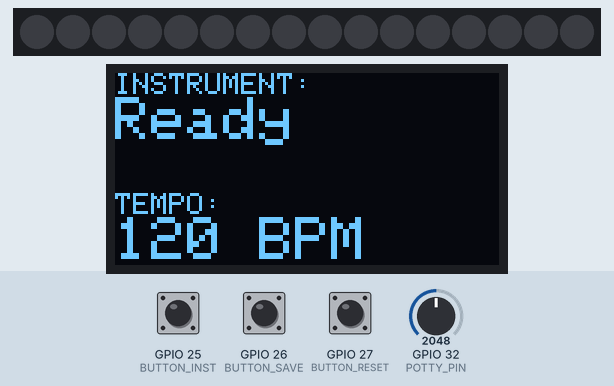
The sketch below on a simulated ESP32. Parts: 16 RGB LEDs in strip order, left to right, 128×64 one-colour display. The test bench sets the inputs (shaded band); at power-on: GPIO 32 (POTTY_PIN) = 2048, GPIO 25 (BUTTON_INST) HIGH, GPIO 26 (BUTTON_SAVE) HIGH, GPIO 27 (BUTTON_RESET) HIGH. WiFi joins after 1.5 s; servers stay silent unless stated; what the sketch prints to the serial monitor is not drawn.

Above: at 2.7 s.
2.8 s: GPIO 32 (POTTY_PIN) set to 2257
4.3 s: GPIO 32 (POTTY_PIN) set to 2330
At 4.7 s:
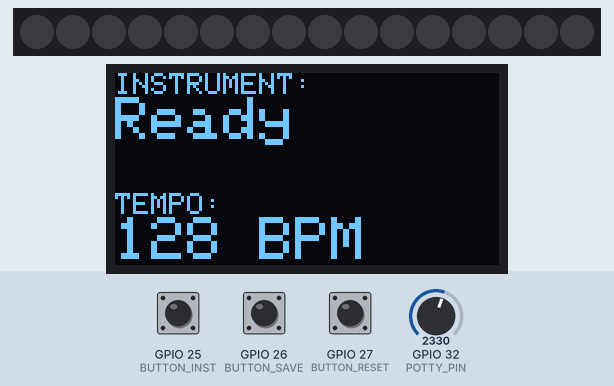
5.8 s: GPIO 32 (POTTY_PIN) set to 2047
At 7.0 s:
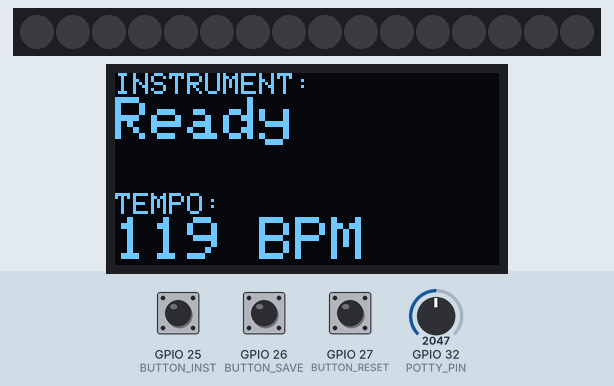
Timing chart, 0 to 8.8 s (numbered marks = the images above; inputs shaded):
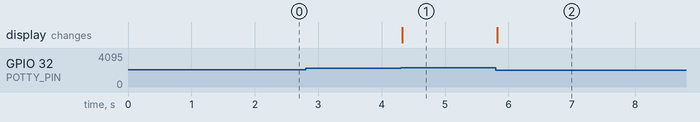

The sketch:

control.ino
```cpp
#include <WiFi.h>
#include <WebSocketsClient.h>
#include <ArduinoJson.h>
#include <Wire.h>
#include <Adafruit_GFX.h>
#include <Adafruit_SSD1306.h>
#include <Adafruit_NeoPixel.h>

// --- Hardware Pins ---
const int POTTY_PIN = 32;
const int BUTTON_INST = 25;
const int BUTTON_SAVE = 26;
const int BUTTON_RESET = 27;
const int NEOPIXEL_PIN = 12;
const int NUM_PIXELS = 16;

// --- Objects ---
#define SCREEN_WIDTH 128
#define SCREEN_HEIGHT 64
Adafruit_SSD1306 display(SCREEN_WIDTH, SCREEN_HEIGHT, &Wire, -1);
Adafruit_NeoPixel pixels(NUM_PIXELS, NEOPIXEL_PIN, NEO_GRB + NEO_KHZ800);
WebSocketsClient webSocket;

// --- State Variables ---
int lastPotValue = 0;
const int potThreshold = 256;
int lastInstState = HIGH;
int lastSaveState = HIGH;
int lastResetState = HIGH;
String currentInstrumentName = "Ready";
String currentInstrumentId = "kick";
int currentStep = -1;
bool isPlaying = false;
bool ledPattern[NUM_PIXELS] = { false };

uint32_t getInstrumentColor(const String& instrumentId) {
  if (instrumentId == "kick") return pixels.Color(255, 87, 51);
  if (instrumentId == "snare") return pixels.Color(51, 255, 87);
  if (instrumentId == "hiHat") return pixels.Color(51, 87, 255);
  if (instrumentId == "clap") return pixels.Color(255, 146, 51);
  if (instrumentId == "tom") return pixels.Color(255, 51, 243);
  return pixels.Color(0, 0, 0);
}

void renderLeds() {
  pixels.clear();

  uint32_t instrumentColor = getInstrumentColor(currentInstrumentId);
  for (int i = 0; i < NUM_PIXELS; i++) {
    if (ledPattern[i]) {
      pixels.setPixelColor(i, instrumentColor);
    }
  }

  if (isPlaying && currentStep >= 0 && currentStep < NUM_PIXELS) {
    pixels.setPixelColor(currentStep, pixels.Color(255, 255, 255));
  }

  pixels.show();
}

// --- WebSocket Inbound Handler ---
void webSocketEvent(WStype_t type, uint8_t * payload, size_t length) {
  if (type == WStype_TEXT) {
    StaticJsonDocument<512> doc;
    DeserializationError error = deserializeJson(doc, payload);
    if (error) return;

    String msgType = doc["type"];

    if (msgType == "led_state") {
      currentStep = doc["step"].as<int>();
      isPlaying = doc["playing"].as<bool>();
      currentInstrumentId = doc["instrumentId"].as<String>();

      JsonArray pattern = doc["pattern"].as<JsonArray>();
      for (int i = 0; i < NUM_PIXELS; i++) {
        ledPattern[i] = i < pattern.size() ? pattern[i].as<bool>() : false;
      }

      renderLeds();
      return;
    }

    // Update Display Name when Frontend switches instruments
    if (msgType == "display") {
      currentInstrumentName = doc["instrument"].as<String>();
      updateDisplay(lastPotValue);
    }
  }
}

// Helper to refresh OLED
void updateDisplay(int potVal) {
  int bpm = map(potVal, 0, 4095, 60, 180);
  display.clearDisplay();
  display.setTextColor(WHITE);
  display.setCursor(0, 0);

  display.setTextSize(1);
  display.println("INSTRUMENT:");
  display.setTextSize(2);
  display.println(currentInstrumentName);

  display.setCursor(0, 40);
  display.setTextSize(1);
  display.println("TEMPO:");
  display.setTextSize(2);
  display.print(bpm);
  display.println(" BPM");

  display.display();
}

void setup() {
  Serial.begin(115200);

  // 1. Initialize NeoPixels to Always White
  pixels.begin();
  pixels.setBrightness(30); // Keep brightness low for testing
  renderLeds();

  // 2. Initialize OLED
  if(!display.begin(SSD1306_SWITCHCAPVCC, 0x3C)) {
    Serial.println(F("OLED failed"));
  }
  // Rotate display 180 degrees
  display.setRotation(2);

  updateDisplay(analogRead(POTTY_PIN));

  // 3. Initialize Buttons
  pinMode(BUTTON_INST, INPUT_PULLUP);
  pinMode(BUTTON_SAVE, INPUT_PULLUP);
  pinMode(BUTTON_RESET, INPUT_PULLUP);

  // 4. Connectivity
  WiFi.begin("raspy");
  while (WiFi.status() != WL_CONNECTED) {
    delay(500);
    Serial.print(".");
  }

  webSocket.begin("10.42.0.1", 8080, "/");
  webSocket.onEvent(webSocketEvent);
}

void loop() {
  webSocket.loop();

  // --- Instrument Switch Button ---
  int currentInstState = digitalRead(BUTTON_INST);
  if (currentInstState == LOW && lastInstState == HIGH) {
    StaticJsonDocument<100> doc;
    doc["type"] = "instrument_switch";
    String out;
    serializeJson(doc, out);
    webSocket.sendTXT(out);
    delay(50);
  }
  lastInstState = currentInstState;

  // --- Save Button ---
  int currentSaveState = digitalRead(BUTTON_SAVE);
  if (currentSaveState == LOW && lastSaveState == HIGH) {
    StaticJsonDocument<100> doc;
    doc["type"] = "save_reset";
    String out;
    serializeJson(doc, out);
    webSocket.sendTXT(out);
    delay(50);
  }
  lastSaveState = currentSaveState;

  // --- Reset Button ---
  int currentResetState = digitalRead(BUTTON_RESET);
  if (currentResetState == LOW && lastResetState == HIGH) {
    StaticJsonDocument<100> doc;
    doc["type"] = "reset";
    String out;
    serializeJson(doc, out);
    webSocket.sendTXT(out);
    delay(50);
  }
  lastResetState = currentResetState;

  // --- Potentiometer (BPM) ---
  int currentPotValue = analogRead(POTTY_PIN);
  if (abs(currentPotValue - lastPotValue) > potThreshold) {
    int bpm = map(currentPotValue, 0, 4095, 60, 180);
    StaticJsonDocument<100> doc;
    doc["type"] = "bpm";
    doc["value"] = bpm;
    String out;
    serializeJson(doc, out);
    webSocket.sendTXT(out);

    updateDisplay(currentPotValue);
    lastPotValue = currentPotValue;
  }
}
```

Measured:
- the behaviour switches between 2304 and 2305 on GPIO 32 (POTTY_PIN) (found by bisection; images 0 and 1)
- after the input at 2.8 s, every drawn part: stays the same
- after the input at 4.3 s, the display: changes at once (image 1)
- after the input at 5.8 s, the display: changes at once (image 2)
